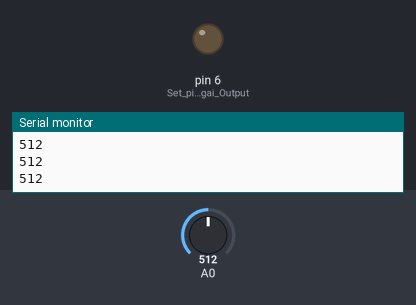
Bench run of a sketch on a simulated Arduino Uno, built with avr-gcc and run on an emulated ATmega328P. Shown: output pins drawn as LEDs (lit = HIGH), the last lines printed to the serial monitor. The test bench sets the inputs (shaded band); at power-on: A0 = 512.

Above: at 1.3 s.
1.4 s: A0 set to 217
2.9 s: A0 set to 183
At 4.0 s:
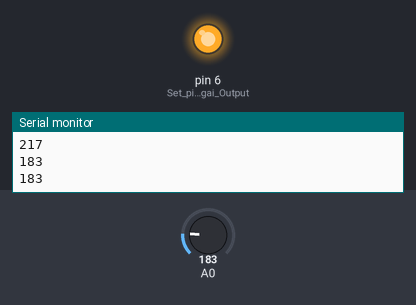
4.5 s: A0 set to 210
At 5.2 s:
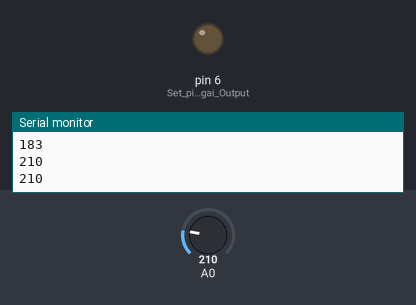
6.0 s: A0 set to 190
At 6.4 s:
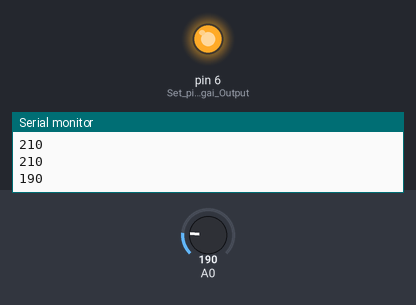
Timing chart, 0 to 8.5 s (numbered marks = the images above; inputs shaded):
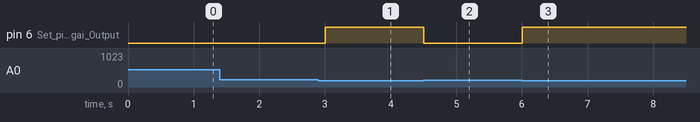

The sketch:

Sensor_LDR.ino
```cpp
int hasilSensorLDR; // Variable untuk sensor LDR

void setup() {
  Serial.begin(9600); // Serial Monitor
  pinMode(6,OUTPUT); // Set pin 6 sebagai Output
}

void loop() {
  hasilSensorLDR=analogRead(0); // Hasil LDR = Hasil input pada pin A0
  if (hasilSensorLDR<200) // Jika hasil LDR kurang dari 10 (Kurang Cahaya)
{
    digitalWrite(6,HIGH); // Aktifkan Relay atau LED
}
  else digitalWrite(6,LOW); // Jika tidak, Matikan Relay/LED
  Serial.println(hasilSensorLDR); // Print hasil LDR ke Serial Monitor
  delay(500); // Delay setengah detik
}
```

Measured:
- the behaviour switches between 200 and 199 on A0 (found by bisection; images 0 and 1)
- after the input at 2.9 s, pin 6 (Set_pin_6_sebagai_Output): LOW → HIGH after 0.10 s
- after the input at 4.5 s, pin 6 (Set_pin_6_sebagai_Output): HIGH → LOW at once
- after the input at 6.0 s, pin 6 (Set_pin_6_sebagai_Output): LOW → HIGH at once
